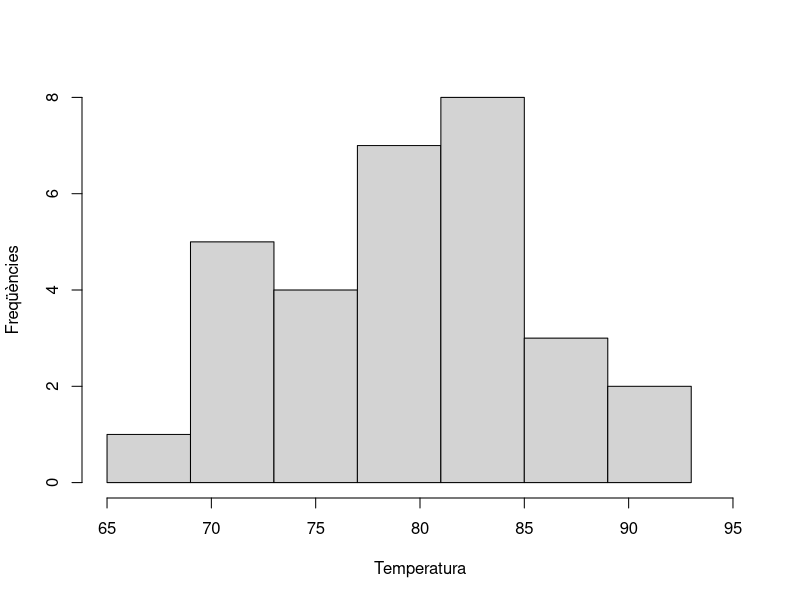
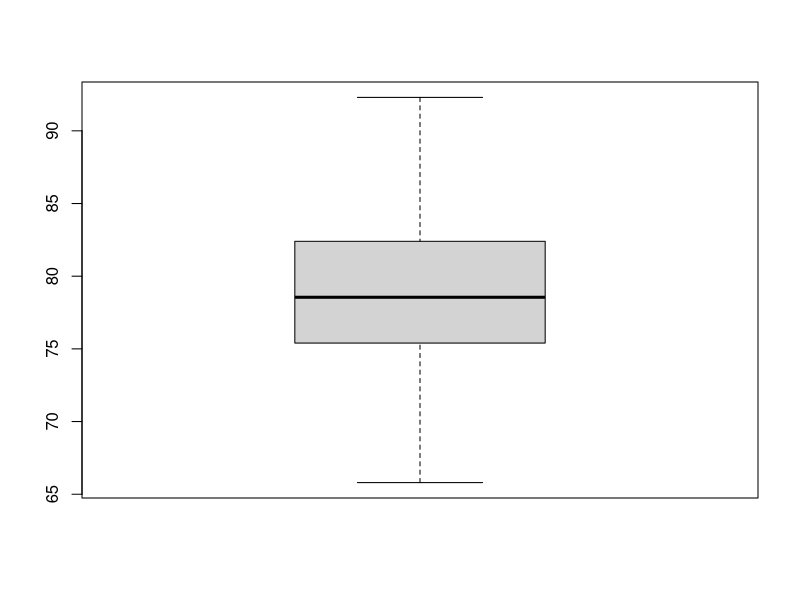
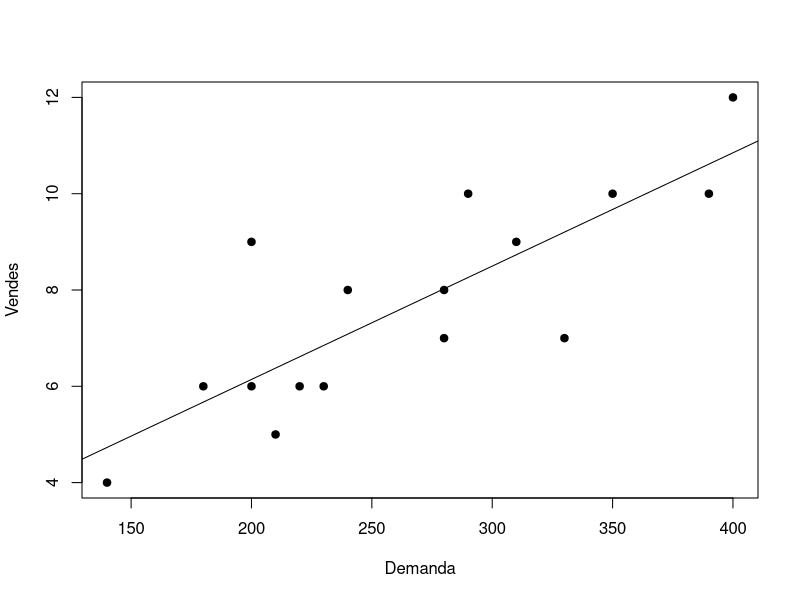
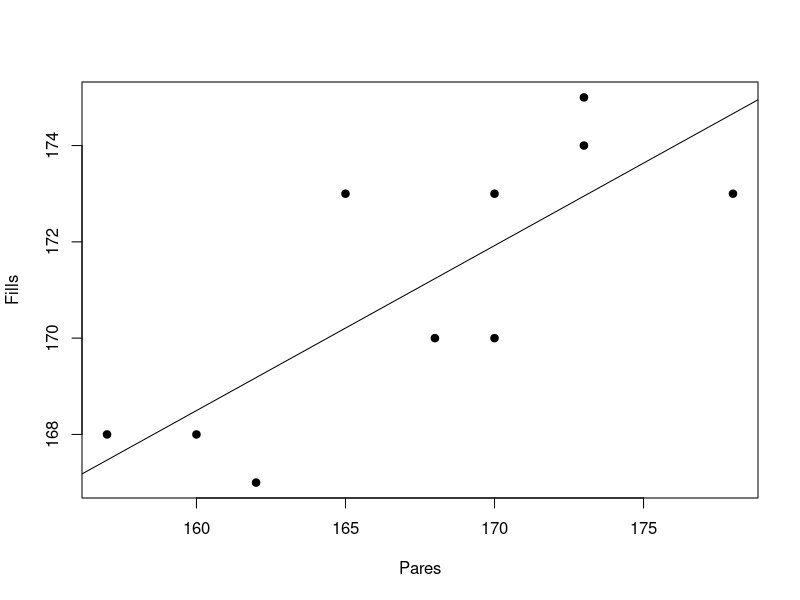

Recreate these plots in R, in order.
#############################
##### DPE - Problemes 1 #####
#############################


# Variancia no corregida
varp <- function(x){
    n <- length(x)
    varpbl <- var(x)*(n-1)/n
    varpbl
}

# Desviacio tipica no corregida
sdp <- function(x){
    sdpbl <- sqrt(varp(x))
    sdpbl
}

# Covariancia no corregida
covp <- function(x, y){
    n <- length(x)
    covpbl <- cov(x, y)*(n-1)/n
    covpbl
}

# Coeficient de variacio
coef_var <- function(x){
    sd(x)/mean(x)
}

# Coeficient de variacio (amb sd corregida)
coef_var <- function(x){
    sd(x)/mean(x)
}


### Exercici 7
eritrocits <- c(4.2, 5.7, 6.1, 3.8, 4.5, 5.2, 4.6, 4.3)
ferro <- c(33, 48, 53, 44, 41, 39, 42, 36)

## a)
mean(eritrocits); mean(ferro)

## b)
var(eritrocits); var(ferro)
sd(eritrocits); sd(ferro)

## c)
# Coeficient de variació 
coef_var(eritrocits); coef_var(ferro)

## d)
cov(eritrocits,ferro)
cor(eritrocits,ferro)


### Exercici 2
x <- c(7, 3, 2, 4, 5, 1, 8, 6, 1, 5, 3, 2, 4, 9, 8, 1, 0, 2, 4, 1,2, 5, 6, 5, 4, 7, 1, 3, 0, 5, 8, 6, 3, 4, 0, 10, 2, 5, 7, 4)

## b)
mean(x)
sd(x)
median(x)


### Exercici 5
## Codi de l'enunciat
stol <- c(271, 428, 381, 366, 411, 193, 178, 178, 427, 180)
mean(stol)
var(stol)

## a)
sort(stol)
median(stol)
table(stol)

## b)
var(stol); sd(stol);
varp(stol); sd(stol); sdp(stol)

## c)
k <- 3.28084
mean(stol)*k
var(stol)*k^2
varp(stol)*k^2


### Exercici 6
## Codi de l'enunciat
temperatura <- c(65.8, 69.4, 69.4, 69.7, 71.5, 72.2, 74.1, 75.4, 75.8, 76.3, 77.2, 77.6, 77.6, 77.9, 78.3, 78.8, 78.9, 81.2, 81.2, 81.7, 82.3, 82.3, 82.4, 84.5, 84.7, 85.2, 85.4, 88.2, 90.2, 92.3)
summary(temperatura)
hist(temperatura, breaks = c(65,69,73,77,81,85,89,93), main = '', xlab = 'Temperatura', ylab = 'Freqüències', xlim = c(65,95))

## a)
# Rang
max(temperatura)-min(temperatura)
# Rang interquantil.lic
summary(temperatura)[5]-summary(temperatura)[2]

## b)
boxplot(temperatura)


### Exercici 8
## Codi de l'enunciat
Demanda <- c(200, 220, 400, 330, 210, 390, 280, 140, 280, 290, 180, 200, 350, 310, 230, 240)
Vendes <- c(9, 6, 12, 7, 5, 10, 8, 4, 7, 10, 6, 6, 10, 9, 6, 8)
previsions <- data.frame(Demanda, Vendes)

attach(previsions)
head(previsions)
dim(previsions)
mean(Demanda); mean(Vendes)
var(Demanda); var(Vendes)
cov(Demanda, Vendes)
reg <- lm(Vendes~Demanda)
summary(reg)

## c)
cor(Demanda, Vendes)    # Correlació lineal moderada positiva

## d)
reg
plot (Demanda, Vendes, xlab = "Demanda", ylab = "Vendes", pch =19)
abline (reg)

## e)
new.x <- data.frame(Demanda = c(150, 210, 380))
predict(reg, newdata = new.x)

## f)
# Valors ajustats
v_ajustats <- predict(reg)
v_ajustats[1:3]
# Residus
residus <- Vendes-v_ajustats
residus[1:3]


### Exercici 9
## Codi de l'enunciat
carbohidrats <- c(4.9, 5.7, 6.0, 5.3, 5.2, 6.5, 4.8, 5.2, 4.7, 5.9)
calories <- c(141, 155, 158, 149, 148, 163, 150, 160, 135, 148)

mean(carbohidrats); mean(calories)
var(carbohidrats); var(calories)
cov(carbohidrats, calories)
reg <- lm(calories~carbohidrats)
summary(reg)

## b)
cor(carbohidrats, calories)    # Correlació lineal moderada positiva

## c)
reg

## d)
new.x <- data.frame(carbohidrats = 5)
predict(reg, newdata = new.x)


### Exercici 10
pares <- c(165, 160, 170, 162, 173, 157, 178, 168, 173, 170)
fills <- c(173, 168, 173, 167, 175, 168, 173, 170, 174, 170)

## a)
mean(pares); mean(fills)
var(pares); var(fills)
sd(pares); sd(fills)

## b)
# Covariancia
cov(pares, fills)
# Coeficient de correlacio
cor(pares, fills)
# Coeficient de determinacio
cor(pares, fills)^2

## c)
reg <- lm(fills~pares)
reg
plot (pares, fills, xlab = "Pares", ylab = "Fills", pch =19)
abline (reg)

## d)
new.p <- data.frame(pares = 166)
predict(reg, newdata = new.p)


### Exercici 11
x <- c(1, 2, 6, 3, 5, 10)
y <- c(3.8, 8.2, 19.1, 9.5, 15, 31.1)

## a)
reg <- lm(y~x)
reg

## b)
# Covariancia
cov(x, y)
# Coeficient de correlacio
cor(x, y)
# Coeficient de determinacio
cor(x, y)^2

## c)
# Valors ajustats
y_ajustats <- predict(reg)
y_ajustats
# Residus
residus <- y-y_ajustats
residus
